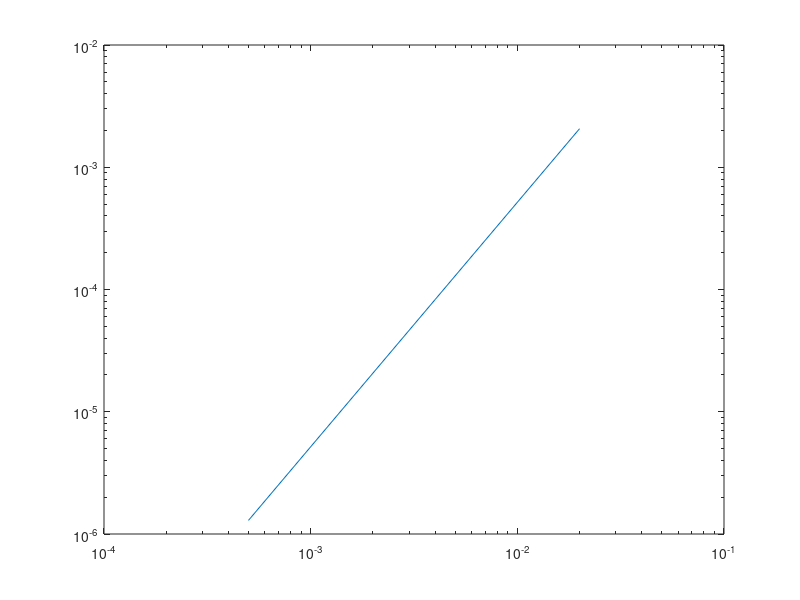

The MATLAB script that drew this image:
n = [100, 500, 1000, 4000];
h = zeros(size(n));
err = zeros(size(n));

for i = 1:length(n)
  x = linspace(-1, 1, n(i)+1);
  h(i) = x(2)-x(1);
  y = sin(pi*x);
  dy = (y(3:end) - y(1:end-2))/(2*h(i));
  dyex = pi*cos(pi*x);
  e(i) = max(abs(dy-dyex(2:end-1)));
end
loglog(h, e);